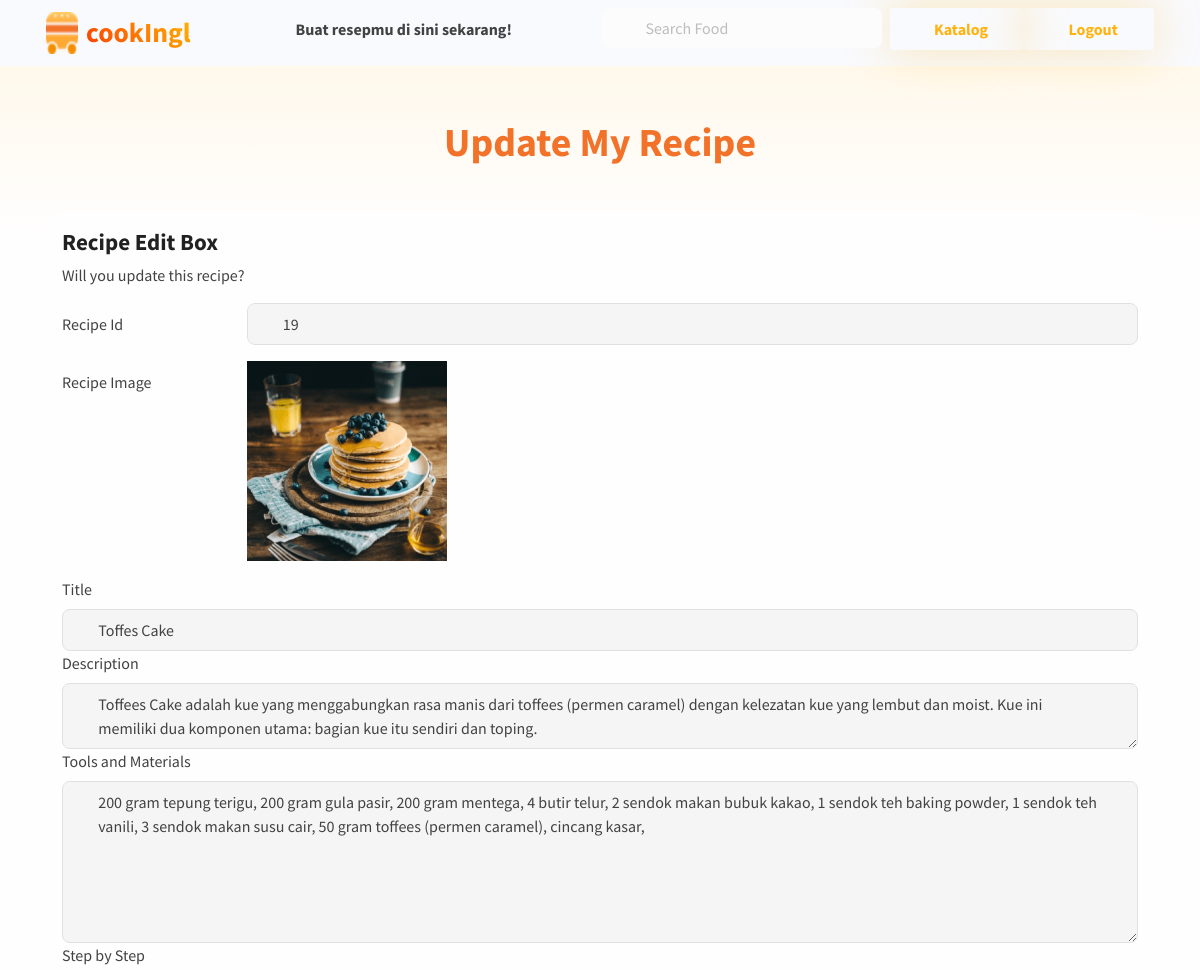
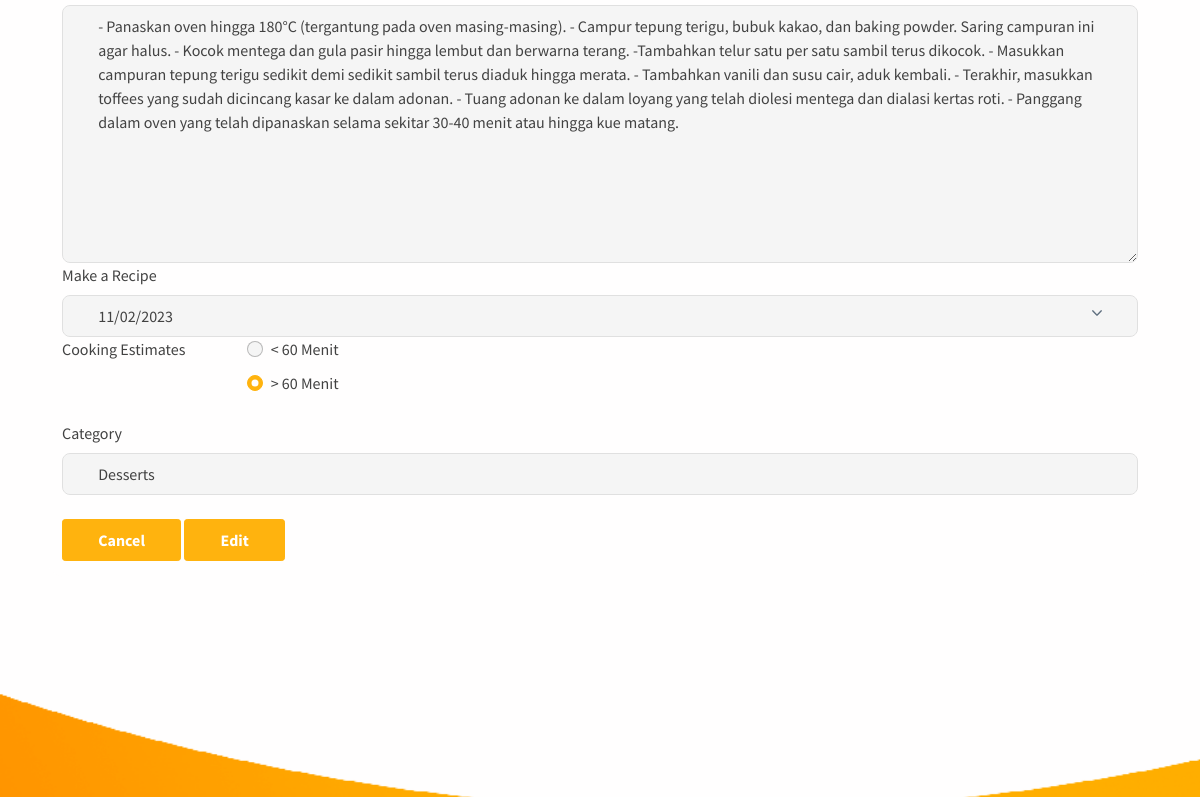
Screenshot of /web-resepmasakan/edit-resep.php?resep_id=19 (signed in) with the database file from the repository (2 pictures, top to bottom).
### tables this page shows
CREATE TABLE `katalog_resep` (
  `resep_id` int(11) NOT NULL,
  `resep_gambar` varchar(200) NOT NULL,
  `resep_judul` varchar(50) NOT NULL,
  `resep_deskripsi` varchar(200) NOT NULL,
  `resep_bahan` text NOT NULL,
  `resep_langkah` text NOT NULL,
  `resep_tanggal` date NOT NULL,
  `resep_waktu` varchar(15) NOT NULL,
  `kategori_id` int(11) NOT NULL
);

### web-resepmasakan/edit-resep.php (the view, shortened to what this page needs)
<!DOCTYPE html>
<html lang="en-US" dir="ltr">
  <head>
    <link href="css/theme.css" rel="stylesheet" />/>
  </head>
  <body>
    <main class="main" id="top">
      <nav class="navbar navbar-expand-lg navbar-light bg-light fixed-top" data-navbar-on-scroll="data-navbar-on-scroll">
        <div class="container"><a class="navbar-brand d-inline-flex" href="index.html"><img class="d-inline-block" src="image/logo.png" alt="logo" /><span class="text-1000 fs-3 fw-bold ms-2 text-gradient">cookIngl</span></a>
          <div class="collapse navbar-collapse border-top border-lg-0 my-2 mt-lg-0" id="navbarSupportedContent">
            <div class="mx-auto pt-5 pt-lg-0 d-block d-lg-none d-xl-block">
              <p class="mb-0 fw-bold text-lg-center">Buat resepmu di sini sekarang!</p>
            </div>
            <form class="d-flex mt-4 mt-lg-0 ms-lg-auto ms-xl-0">
              <div class="input-group-icon pe-2"><i class="fas fa-search input-box-icon text-primary"></i>
                <input class="form-control border-0 input-box bg-100" type="search" placeholder="Search Food" aria-label="Search" />
              </div>
              <a href="katalog.php" class="btn btn-white shadow-warning text-warning"><i class="fas fa-utensils me-2"></i>Katalog</a>
              <a href="logout.php" class="btn btn-white shadow-warning text-warning"><i class="fas fa-user me-2"></i>Logout</a>
            </form>
          </div>
        </div>
      </nav>
      <section class="py-0 bg-primary-gradient">
        <div class="container">
          <div class="row justify-content-center g-0">
            <div class="col-xl-9">
              <div class="col-lg-6 text-center mx-auto mb-3 mb-md-5 mt-4">
                <h5 class="fw-bold text-danger fs-3 fs-lg-5 lh-sm my-6" style="padding-top: 30px;">Update My Recipe</h5>
              </div>
            </div>
          </div>
        </div>
      </section>
      <section class="py-0">
      <div class="container">
      <div class="row">
                <div class="col-md-12 grid-margin stretch-card">
                  <div class="card" style="border-radius: 20px; border: none; margin-top: -20px; margin-bottom: -20px;">
                    <div class="card-body">
                      <?php
                        include ('koneksi.php');
                        $id = "";
                        $gambar_resep = "";
                        $judul_resep = "";
                        $deskripsi_resep = "";
                        $bahan_resep = "";
                        $langkah_resep = "";
                        $tanggal_resep = "";
                        $waktu_resep = "";
                        $kategori_resep = "";
                        if (isset($_GET['resep_id'])){
                          $id=$_GET['resep_id'];
                          $sql_edit=mysqli_query($koneksi,"SELECT * FROM katalog_resep WHERE resep_id='$id'");
                          while ($data=mysqli_fetch_array($sql_edit)){
                              $gambar_resep = $data['resep_gambar'];
                              $judul_resep = $data['resep_judul'];
                              $deskripsi_resep = $data['resep_deskripsi'];
                              $bahan_resep = $data['resep_bahan'];
                              $langkah_resep = $data['resep_langkah'];
                              $tanggal_resep = $data['resep_tanggal'];
                              $waktu_resep = $data['resep_waktu'];
                              $kategori_resep = $data['kategori_id'];
                          }
                        }
                      ?>
                      <form class="forms-sample" action="edit-resep.php" method="POST" enctype="multipart/form-data">
                      <div class="row">
                        <div class="col-12">
                        <h4 class="card-title">Recipe Edit Box</h4>
                        <p cla ss="card-description">
                        Will you update this recipe?
                        </p>
                        </div>
                    </div>
                      <div class="row mb-3">
                        <label for="inputEmail3" class="col-sm-2 col-form-label">Recipe Id</label>
                        <div class="col-sm-10">
                          <input type="text" class="form-control" id="idResep" name="idResep" value="<?php echo $id ?>" readonly="readonly">
                        </div>
                      </div>
                      <div class="row mb-3">
                        <label for="inputEmail3" class="col-sm-2 col-form-label">Recipe Image</label>
                        <div class="col-sm-10">
                          <image width='200px' src='<?php echo "image-posted/".$gambar_resep ?>'>
                        </div>
                      </div>
                      <div class="form-group">
                          <label for="exampleInputTitle">Title</label>
                          <input type="text" class="form-control" id="judulResep" name="judulResep" value="<?php echo $judul_resep ?>">
                        </div>
                        <div class="form-group">
                            <label for="exampleTextarea1">Description</label>
                            <textarea class="form-control" id="deskripsiResep" rows="2" name="deskripsiResep"><?php echo $deskripsi_resep ?>
                        </textarea>
                        </div>
                        <div class="form-group">
                            <label for="exampleTextarea1">Tools and Materials</label>
                            <textarea class="form-control" id="bahanResep" rows="6" name="bahanResep"><?php echo $bahan_resep ?></textarea>
                          </div>
                          <div class="form-group">
                            <label for="exampleTextarea1">Step by Step</label>
                            <textarea class="form-control" id="langkahResep" rows="10" name="langkahResep"><?php echo $langkah_resep ?></textarea>
                          </div>
                          <div class="form-group">
                            <label for="exampleInputDate">Make a Recipe</label>
                            <input type="date" class="form-control" id="tanggalResep" name="tanggalResep" value="<?php echo $tanggal_resep ?>">
                            </div>
                          <fieldset class="row mb-3">
                            <legend class="col-form-label col-sm-2 pt-0">Cooking Estimates</legend>
                            <div class="col-sm-10">
                            <?php
                              if ($waktu_resep=='< 60 Menit'){
                                echo "
                                <div class='form-check'>
                                  <input class='form-check-input' type='radio' name='waktuResep' id='gridRadios1' value='< 60 Menit' checked>
                                  <label class='form-check-label' for='gridRadios1'>
                                    < 60 Menit
                                  </label>
                                </div>
                                <div class='form-check'>
                                  <input class='form-check-input' type='radio' name='waktuResep' id='gridRadios2' value='> 60 Menit'>
                                  <label class='form-check-label' for='gridRadios2'>
                                    > 60 Menit
                                  </label>
                                </div>
                                ";
                              }
                              else
                              {
                                echo "
                                <div class='form-check'>
                                  <input class='form-check-input' type='radio' name='waktuResep' id='gridRadios1' value='< 60 Menit'>
                                  <label class='form-check-label' for='gridRadios1'>
                                    < 60 Menit
                                  </label>
                                </div>
                                <div class='form-check'>
                                  <input class='form-check-input' type='radio' name='waktuResep' id='gridRadios2' value='> 60 Menit' checked>
                                  <label class='form-check-label' for='gridRadios2'>
                                    > 60 Menit
                                  </label>
                                </div>
                                ";
                              }
                            ?>
                            </div>
                        </fieldset>
                                    <div class="form-group">
                                        <label for="exampleSelectCategory">Category</label>
                                        <select class="form-control" id="exampleSelectCategory" name="kategoriResep">
                                        <?php
                                        include('koneksi.php');
                                        $selected_kategori_id = $kategori_resep;
                                        $sql = mysqli_query($koneksi, "SELECT kategori_id, kategori_nama FROM kategori_resep ORDER BY
                                        kategori_id ASC");
                                        while ($row = mysqli_fetch_array($sql)) {
                                            $kategori_id = $row['kategori_id'];
                                            $kategori_nama = $row['kategori_nama'];
                                            $selected = ($kategori_id == $selected_kategori_id) ? 'selected' : '';
                                            echo "<option value='$kategori_id' $selected>" . $kategori_nama . "</option>";
                                        }
                                        ?>
                                        </select>
                                    </div><br>
                                    <button type="reset" class="btn btn-primary mr-2">Cancel</button>
                                    <button type="submit" class="btn btn-primary mr-2" name="kirim" value="Simpan">Edit</button>
                                </form><br/>
                       </div>
                     </div>
                  </div>
                </div>
      </div>
      </section>
      <section>
        <div class="bg-holder" style="background-image:url(image/bg-bawah.png);background-position:center;background-size:cover;">
        </div>
      </section>
    </main>
  </body>
</html>

### rows the page displays
katalog_resep: resep_gambar (picture), judulResep "Toffes Cake", deskripsiResep "Toffees Cake adalah kue yang menggabungkan rasa manis dari toffees (permen caramel) dengan kelezatan kue yang lembut dan moist. Kue ini memiliki dua komponen utama: bagian kue itu sendiri dan toping.", bahanResep "200 gram tepung terigu, 200 gram gula pasir, 200 gram mentega, 4 butir telur, 2 sendok makan bubuk kakao, 1 sendok teh baking powder, 1 sendok teh vanili, 3 sendok makan susu cair, 50 gram toffees (permen caramel), cincang kasar,", langkahResep "- Panaskan oven hingga 180°C (tergantung pada oven masing-masing). - Campur tepung terigu, bubuk kakao, dan baking powder. Saring campuran ini agar halus. - Kocok mentega dan gula pasir hingga lembut dan berwarna terang. -Tambahkan telur satu per satu sambil terus dikocok. - Masukkan campuran tepung terigu sedikit demi sedikit sambil terus diaduk hingga merata. - Tambahkan vanili dan susu cair, aduk kembali. - Terakhir, masukkan toffees yang sudah dicincang kasar ke dalam adonan. - Tuang adonan ke dalam loyang yang telah diolesi mentega dan dialasi kertas roti. - Panggang dalam oven yang telah dipanaskan selama sekitar 30-40 menit atau hingga kue matang.", tanggalResep "11/02/2023"

### other values shown
form field kategoriResep "Desserts"
